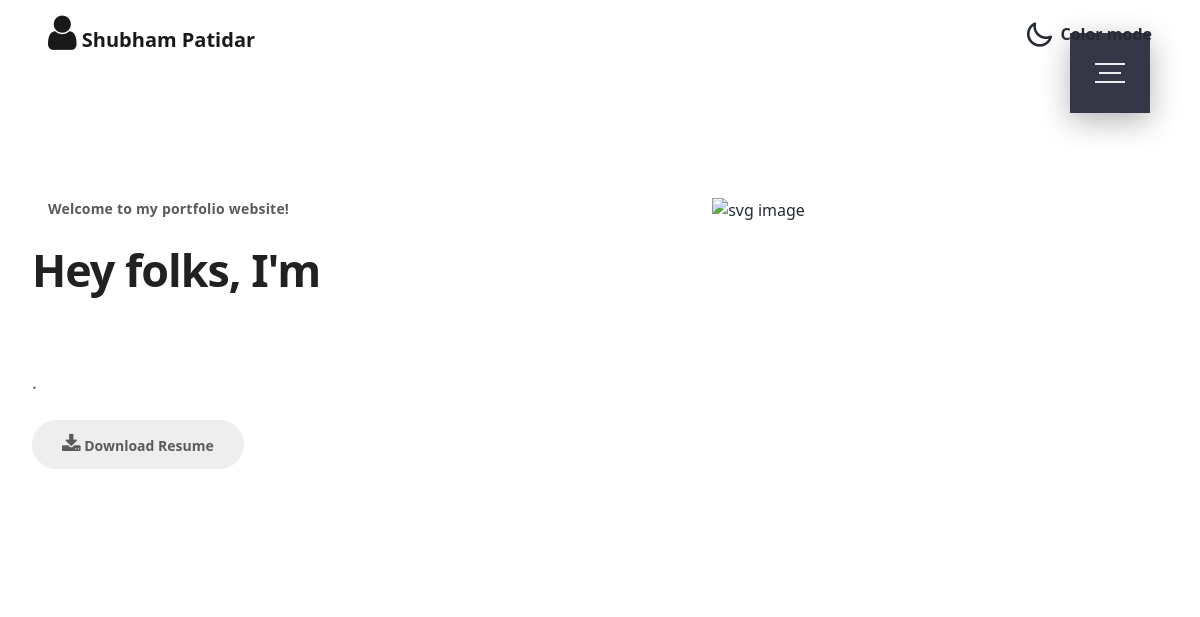
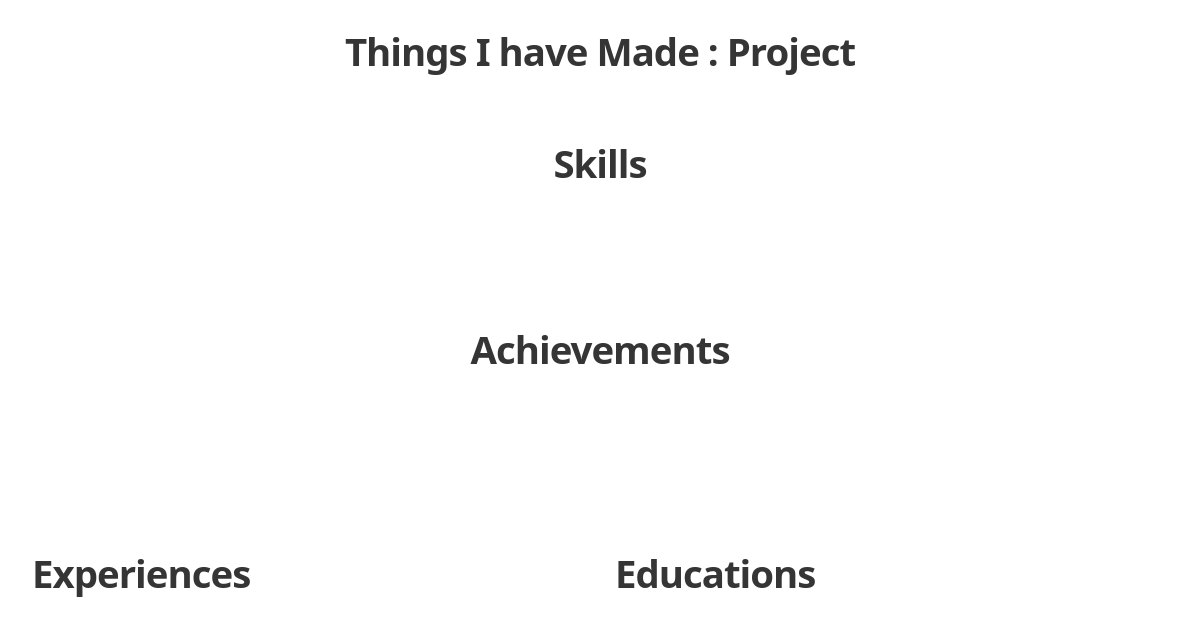
Page /home/ (upper part) on the earlier database version (2 pictures, top to bottom).
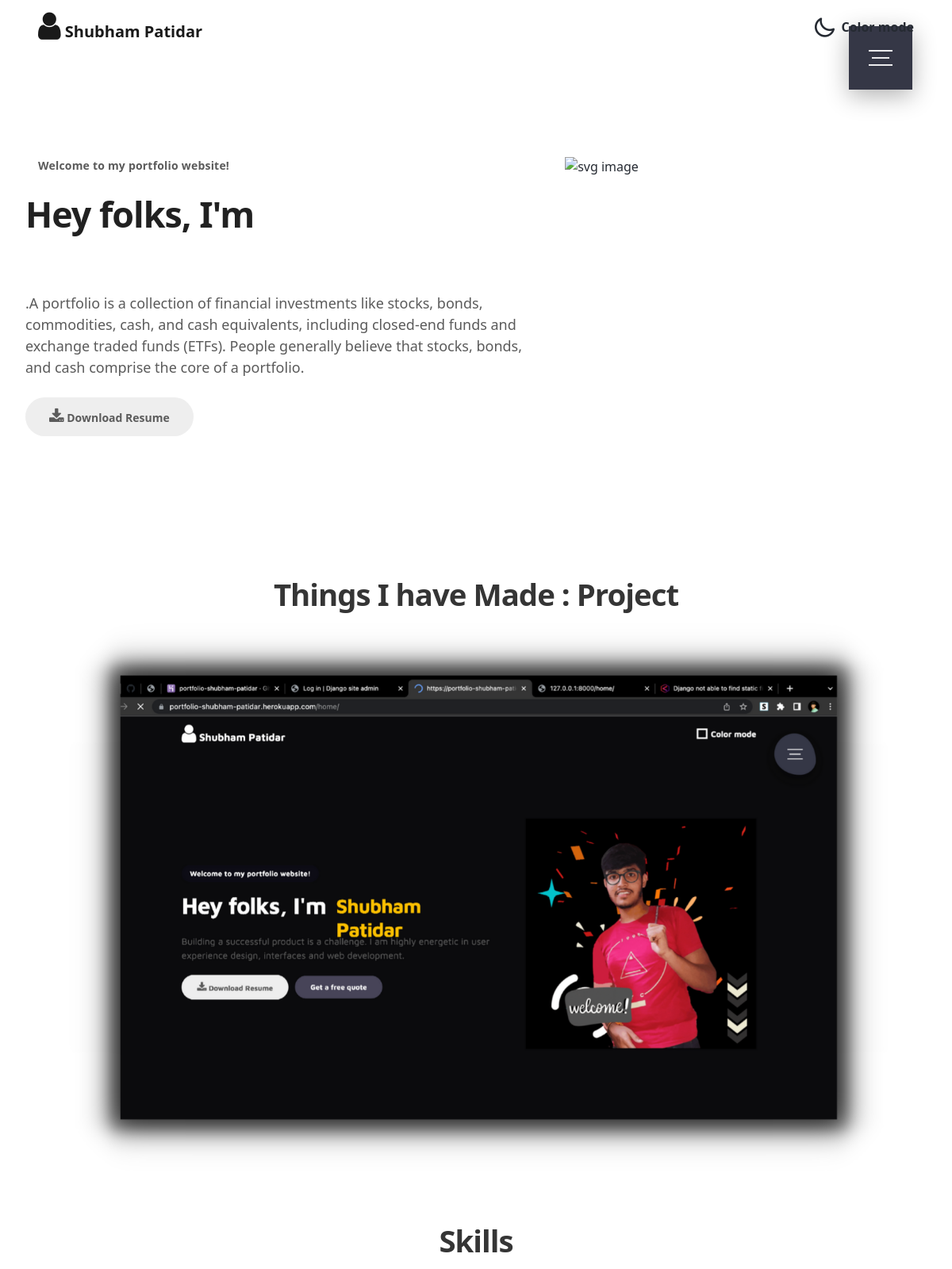
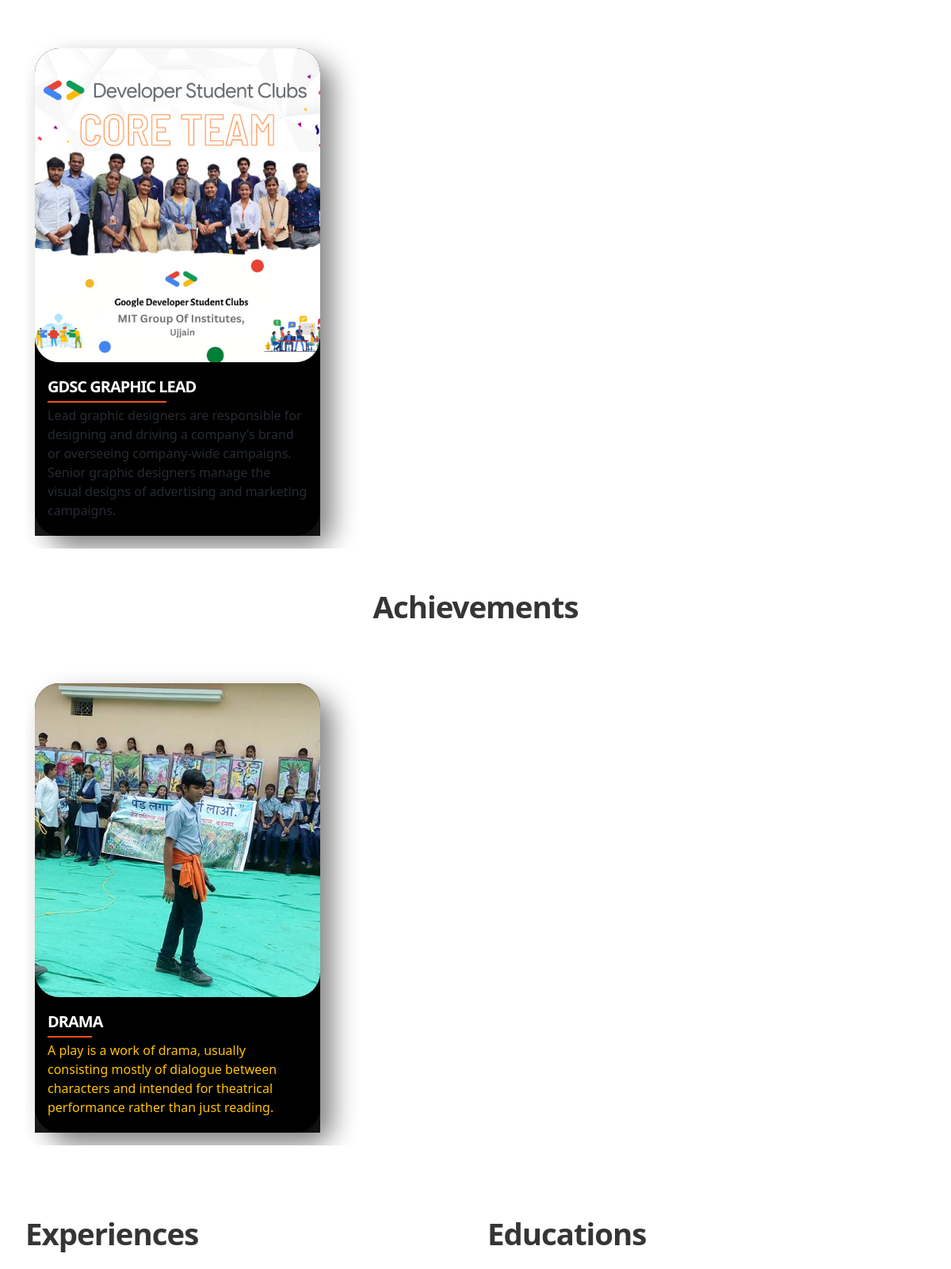
Same page on the later database version (2 pictures, top to bottom).
### resume/models.py (models this page shows, shortened)
class AttractModel(models.Model):
    heading= models.CharField(max_length=100,null=True, blank=True)
    heading2 = models.CharField(max_length=100, null=True, blank=True)
    heading3 = models.CharField(max_length=100, null=True, blank=True)
    content = models.TextField()

### pro/models.py (models this page shows, shortened)
class ProjectModel(models.Model):
    title = models.CharField(max_length=100)
    description = models.TextField()
    technology = models.CharField(max_length=200)
    image = models.ImageField(upload_to='projects/',null=True, blank=True)

class ExtraModel(models.Model):
    heading = models.CharField(max_length=100,null=True, blank=True)
    desc = models.TextField()
    image = models.ImageField(upload_to='projects/',null=True, blank=True)

class AchievementModel(models.Model):
    heading = models.CharField(max_length=100,null=True, blank=True)
    desc = models.TextField()
    image = models.ImageField(upload_to='projects/',null=True, blank=True)
    link=models.TextField(null=True, blank=True)

### resume/views.py (the view)
# urls.py: path('home/', views.resu, name='resume'),
def resu(request):
    extra = ExtraModel.objects.all()
    blog =Post.objects.all()
    experience = ExperienceModel.objects.all()
    education = EducationModel.objects.all()
    project = ProjectModel.objects.all()
    attract = AttractModel.objects.all()
    achieve=AchievementModel.objects.all()
    if request.method=="POST":
        post=MessageModel()
        post.name=request.POST['name']
        post.email=request.POST['email']
        post.message=request.POST['message']
        post.save()
        return render(request, 'example.html')
    else:
        return render(request, 'example.html',{'achieves':achieve,'experiences':experience,'educations':education ,'projects':project ,'attracts':attract ,'extras':extra,'blogs':blog })

### templates/example.html (shortened to what the changed rows need)
{% include 'base.html' %}
<!doctype html>
{% load static %}
<html lang="en" xmlns="http://www.w3.org/1999/html" xmlns="http://www.w3.org/1999/html">
  <head>
      <link rel="stylesheet" href="https://cdnjs.cloudflare.com/ajax/libs/font-awesome/4.7.0/css/font-awesome.min.css">
    <link rel="stylesheet" href="{% static '/bootstrap.min.css' %}">
    <link rel="stylesheet" href="{% static '/unicons.css' %}">
    <link rel="stylesheet" href="{% static '/owl.carousel.min.css' %}">
    <link rel="stylesheet" href="{% static '/owl.theme.default.min.css' %}">
    <link rel="stylesheet" href="{% static '/tooplate-style.css' %}">
  </head>
  <body>
    <section class="about full-screen d-lg-flex justify-content-center align-items-center" id="about">
        <div class="container">
            <div class="row">
                <div class="col-lg-7 col-md-12 col-12 d-flex align-items-center">
                    <div class="about-text">
                        <small class="small-text">Welcome to <span class="mobile-block">my portfolio website!</span></small>
                        <h1 class="animated animated-text">
                            <span class="mr-2">Hey folks, I'm</span>
                        </h1>
                        <br><br>
{% for a in attracts %}
                        <p>{{a.content}}</p>
{% endfor %}
                        <div class="custom-btn-group mt-4">
                          <a href="https://docs.google.com/document/d/1S0xtpgWSo4zzaPZmBZpRM2MFDQc9cLHL/edit?usp=sharing&ouid=111794050153544843692&rtpof=true&sd=true" class="btn mr-lg-2 custom-btn"><i class='fa fa-download'  style="font-size:20px"></i> Download Resume</a>
                        </div>
                    </div>
                </div>
            </div>
        </div>
    </section>
    <section class="project py-5" id="project">
        <div class="container">
                <div class="row">
                  <div class="col-lg-11 text-center mx-auto col-12">
                      <div class="col-lg-8 mx-auto">
                        <a href="{% url 'projects' %}"><h2 >Things I have Made : Project</h2></a>
                      </div>
                      <div class="owl-carousel owl-theme">
                          {% for p in projects %}
                        <div class="item">
                          <div class="project-info">
                              {% if p.image %}
                            <img src="{{ p.image.url }}" class="img-fluid" alt="project image">
                              {% endif %}
                          </div>
                        </div>
                          {% endfor %}
                      </div>
                  </div>
                </div>
        </div>
         </section>
 {% include 'extra_acheive.html' %}
    <section class="resume py-5 d-lg-flex justify-content-center align-items-center" id="resume">
        <div class="container">
            <div class="row">
                <div class="col-lg-6 col-12">
                  <h2 class="mb-4">Experiences</h2>
                </div>
                <div class="col-lg-6 col-12">
                  <h2 class="mb-4 mobile-mt-2">Educations</h2>
                </div>
            </div>
        </div>
    </section>
  </body>
</html>

### templates/extra_acheive.html (shortened to what this page needs)
<section>
<main class="main">
     <div style="margin: auto;width: 50%;padding: 10px;" >
                        <a href="{% url 'projects' %}"><h2 style="text-align:center;">Skills</h2></a>
     </div>
	<div class="container">
		<div class="scroll">
            {% for x in extras %}
			<div class="card">
				<div class="card-image">
                     {% if x.image %}
					<img src="{{ x.image.url }}" loading="lazy" class="responsive" alt="Images">
                     {% endif %}
				</div>
				<div class="card-inner">
					<h3 class="text text-title">{{x.heading}}</h3>
					<p class="paragraph truncate">
						{{x.desc}}
					</p>
				</div>
			</div>
            {% endfor %}
		</div>
	</div>
</main>
<main class="main">
     <div style="margin: auto;width: 50%;padding: 10px;" >
                        <a href="{% url 'projects' %}"><h2 style="text-align:center;">Achievements</h2></a>
     </div>
	<div class="container">
		<div class="scroll">
            {% for x in achieves %}
			<div class="card">
				<div class="card-image">
                     {% if x.image %}
					<img src="{{ x.image.url }}" loading="lazy" class="responsive" alt="Images">
                     {% endif %}
				</div>
				<div class="card-inner">
					<h3 class="text text-title">{{x.heading}}</h3>
					<p class="paragraph truncate" style="color:#ffc200;;">
						{{x.desc}}
					</p>
				</div>
			</div>
            {% endfor %}
		</div>
	</div>
</main>
</section>

Differences in the rows shown:
changed AttractModel: content "." → ".A portfolio is a collection of financial investments like stocks, bonds, commodities, cash, and cash equivalents, including closed-end funds and exchange traded funds (ETFs). People generally believe that stocks, bonds, and cash comprise the core of a portfolio."
added ProjectModel: image (picture)
added ExtraModel: image (picture), heading "GDSC GRAPHIC LEAD", desc "Lead graphic designers are responsible for designing and driving a company's brand or overseeing company-wide campaigns. Senior graphic designers manage the visual designs of advertising and marketing campaigns."
added AchievementModel: image (picture), heading "DRAMA", desc "A play is a work of drama, usually consisting mostly of dialogue between characters and intended for theatrical performance rather than just reading."
